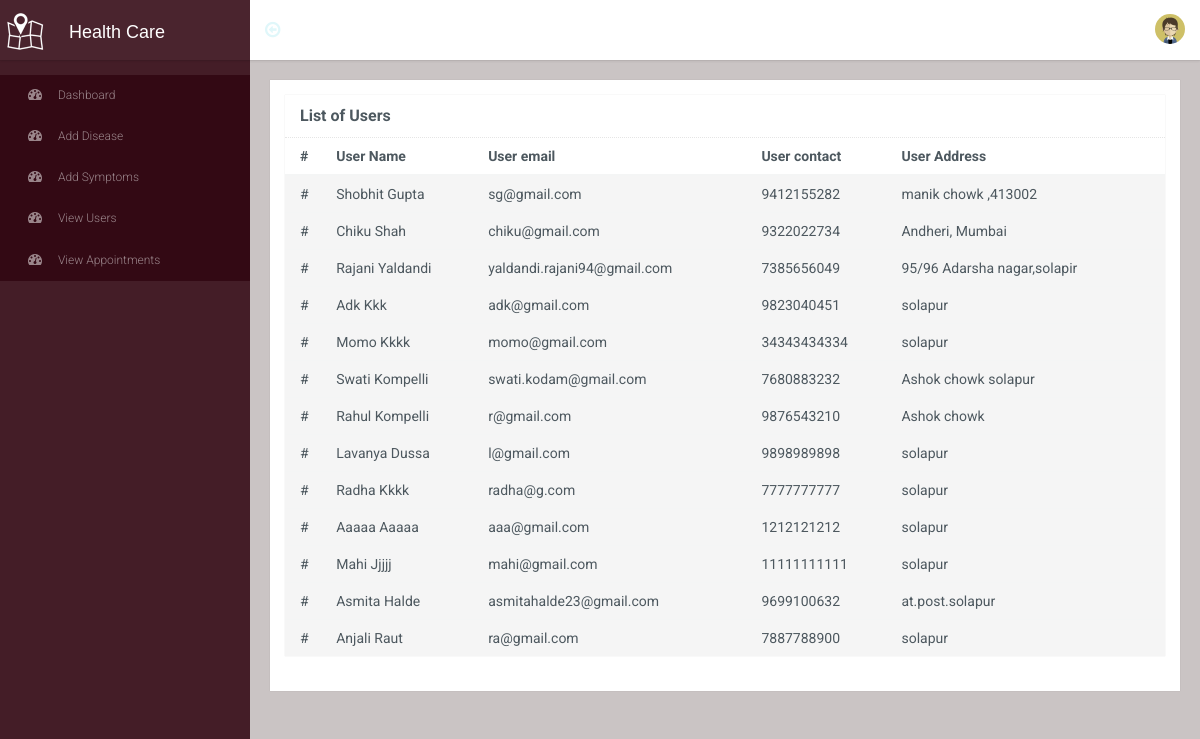
Page /admin/users.php (signed in) on the committed database.
### tables this page shows
CREATE TABLE `user` (
  `u_id` int(11) NOT NULL,
  `u_name` varchar(200) NOT NULL,
  `u_cont` bigint(15) NOT NULL,
  `u_pass` varchar(500) NOT NULL,
  `u_flag` int(11) NOT NULL,
  `u_email` varchar(200) NOT NULL,
  `u_salt` longtext NOT NULL,
  `u_addr` varchar(500) NOT NULL,
  `pincode` varchar(50) NOT NULL
);

### admin/users.php (the view, shortened to what this page needs)
<?php include("lock.php");?>
<!doctype html>
<html class="no-js" lang="">
<head>
<link rel="stylesheet" href="assets/css/vendor/animsition.min.css">
<link rel="stylesheet" href="assets/js/vendor/datetimepicker/css/bootstrap-datetimepicker.min.css">
<link rel="stylesheet" href="assets/js/vendor/chosen/chosen.css">
<link rel="stylesheet" href="assets/css/main.css">
</head>
<body id="oakleaf" class="main_Wrapper">
<div id="wrap" class="animsition">
	<?php require_once("header.php"); ?>
	<section id="content">
		<div class="page profile-page">
			<div class="pagecontent">
				<div class="row">
					<div class="col-md-12">
						<section class="boxs boxs-simple">
							<div class="boxs-body p-0">
								<div role="tabpanel">
									<div class="tab-content">
										<div role="tabpanel" class="tab-pane active" id="mypost">
					<section class="boxs ">
						<div class="boxs-header dvd dvd-btm">
							<h1 class="custom-font"><strong>List of Users  </strong> </h1>
						</div>
						<div class="boxs-body p-0">
						<div class="table-responsive">
							<table class="table ">
								<thead>
									<tr>
										<th>#</th>
										<th>User Name</th>
										<th>User email</th>
										<th>User contact</th>
										<th>User Address</th>
									</tr>
								</thead>
								<tbody>
								<?php
								$aqry= $DBcon->query("SELECT * FROM  user WHERE  u_flag =1");
								while($row=$aqry->fetch_array())
									{ ?>
									<tr class="active">
										<td>#</td>
										<td><?php echo $row['u_name']; ?></td>
										<td><?php echo $row['u_email']; ?></td>
										<td><?php echo $row['u_cont']; ?></td>
										<td><?php echo $row['u_addr']; ?></td>
									</tr>
	<?php } ?>
								</tbody>
							</table>
							</div>
						</div>
					</section>
										</div>
									</div>
								</div>
							</div>
						</section>
					</div>
				</div>
			</div>
		</div>
	</section>
</div>
</body>
</html>

### rows in the picture
user: u_name "Shobhit Gupta", u_email "sg@gmail.com", u_cont "9412155282", u_addr "manik chowk ,413002"
user: u_name "Chiku Shah", u_email "chiku@gmail.com", u_cont "9322022734", u_addr "Andheri, Mumbai"
user: u_name "Rajani Yaldandi", u_email "yaldandi.rajani94@gmail.com", u_cont "7385656049", u_addr "95/96 Adarsha nagar,solapir"
user: u_name "Adk Kkk", u_email "adk@gmail.com", u_cont "9823040451", u_addr "solapur"
user: u_name "Momo Kkkk", u_email "momo@gmail.com", u_cont "34343434334", u_addr "solapur"
user: u_name "Swati Kompelli", u_email "swati.kodam@gmail.com", u_cont "7680883232", u_addr "Ashok chowk solapur"
user: u_name "Rahul Kompelli", u_email "r@gmail.com", u_cont "9876543210", u_addr "Ashok chowk"
user: u_name "Lavanya Dussa", u_email "l@gmail.com", u_cont "9898989898", u_addr "solapur"
user: u_name "Radha Kkkk", u_email "radha@g.com", u_cont "7777777777", u_addr "solapur"
user: u_name "Aaaaa Aaaaa", u_email "aaa@gmail.com", u_cont "1212121212", u_addr "solapur"
user: u_name "Mahi Jjjjj", u_email "mahi@gmail.com", u_cont "11111111111", u_addr "solapur"
user: u_name "Asmita Halde", u_email "asmitahalde23@gmail.com", u_cont "9699100632", u_addr "at.post.solapur"
user: u_name "Anjali Raut", u_email "ra@gmail.com", u_cont "7887788900", u_addr "solapur"
